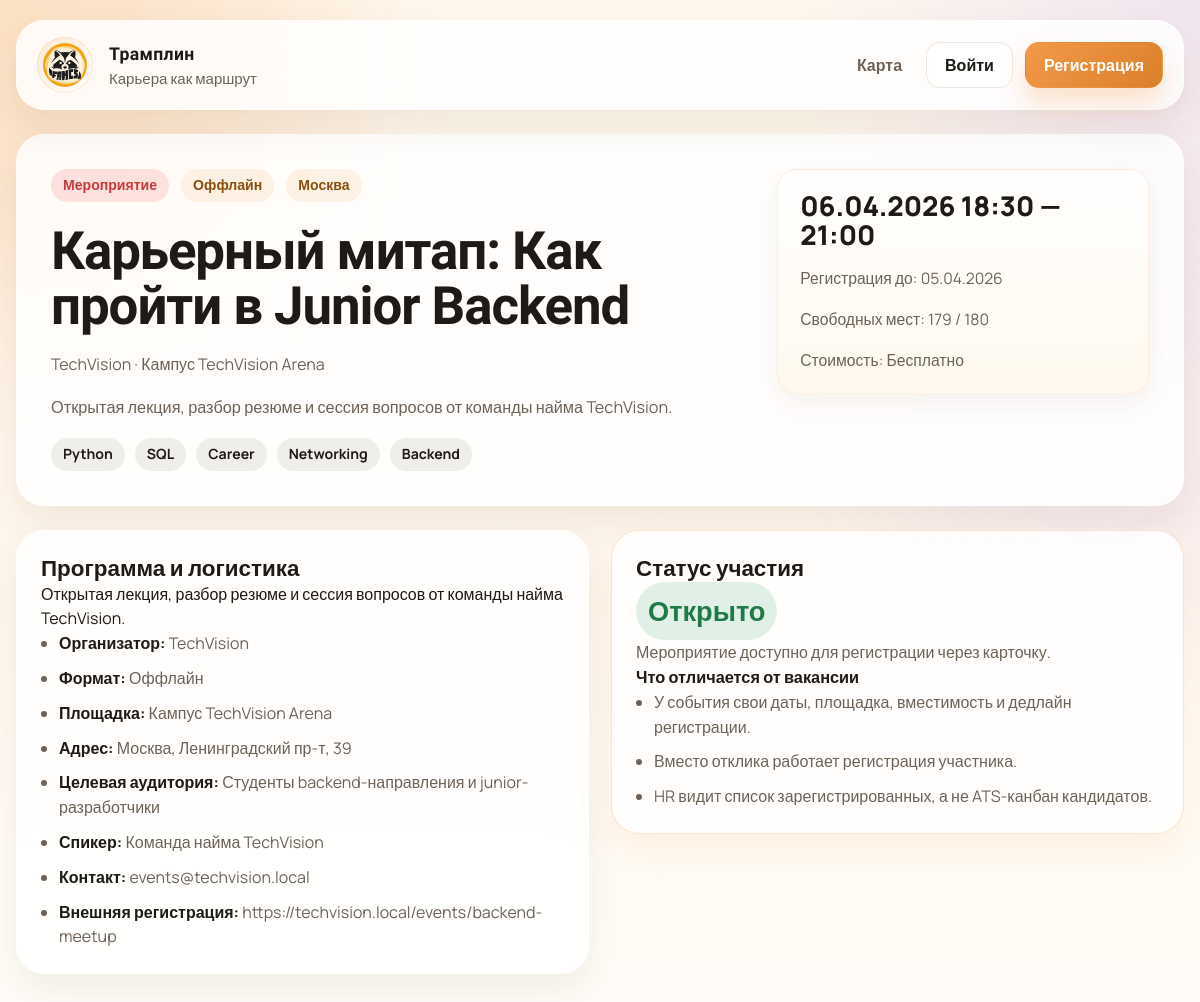
Screenshot of /event/1 with the database file from the repository.
### app/models.py (models this page shows)
class TimestampMixin:
    created_at = db.Column(db.DateTime, default=datetime.now)
    updated_at = db.Column(db.DateTime, default=datetime.now, onupdate=datetime.now)

class Event(TimestampMixin, db.Model):
    id = db.Column(db.Integer, primary_key=True)
    employer_id = db.Column(db.Integer, db.ForeignKey('employer_profile.id'), nullable=False)
    title = db.Column(db.String(180), nullable=False)
    short_description = db.Column(db.Text, nullable=False)
    event_format = db.Column(db.String(30), nullable=False, default='offline')
    city = db.Column(db.String(80), nullable=False)
    address = db.Column(db.String(255))
    venue_name = db.Column(db.String(180), nullable=False)
    latitude = db.Column(db.Float, nullable=False)
    longitude = db.Column(db.Float, nullable=False)
    starts_at = db.Column(db.DateTime, nullable=False)
    ends_at = db.Column(db.DateTime, nullable=False)
    registration_deadline = db.Column(db.Date, nullable=False)
    capacity = db.Column(db.Integer, default=0)
    target_audience = db.Column(db.String(180), nullable=False, default='Студенты и выпускники')
    speaker_name = db.Column(db.String(180), nullable=False, default='Команда работодателя')
    registration_url = db.Column(db.String(255))
    contact_email = db.Column(db.String(255))
    participation_cost = db.Column(db.String(80), nullable=False, default='Бесплатно')
    is_published = db.Column(db.Boolean, default=True)
    moderation_status = db.Column(db.String(30), default='approved')
    employer = db.relationship('EmployerProfile', back_populates='events')
    tags = db.relationship('Tag', secondary=event_tags, lazy='joined')
    registrations = db.relationship('EventRegistration', back_populates='event', cascade='all, delete-orphan')

class EmployerProfile(TimestampMixin, db.Model):
    id = db.Column(db.Integer, primary_key=True)
    user_id = db.Column(db.Integer, db.ForeignKey('user.id'), nullable=False, unique=True)
    company_name = db.Column(db.String(180), nullable=False)
    legal_name = db.Column(db.String(180), nullable=False)
    description = db.Column(db.Text, nullable=False)
    website = db.Column(db.String(255))
    socials = db.Column(db.String(255))
    city = db.Column(db.String(80), nullable=False)
    industry = db.Column(db.String(120), nullable=False)
    office_address = db.Column(db.String(255))
    cover_url = db.Column(db.String(255))
    office_photo_url = db.Column(db.String(255))
    verified_badge = db.Column(db.Boolean, default=False)
    company_inn = db.Column(db.String(12), default='')
    hr_title = db.Column(db.String(120), default='HR manager')
    hr_status = db.Column(db.String(30), default='owner')
    user = db.relationship('User', back_populates='employer_profile')
    opportunities = db.relationship('Opportunity', back_populates='employer', cascade='all, delete-orphan')
    events = db.relationship('Event', back_populates='employer', cascade='all, delete-orphan')
    verification = db.relationship('CompanyVerification', back_populates='employer', uselist=False)

class Tag(TimestampMixin, db.Model):
    id = db.Column(db.Integer, primary_key=True)
    name = db.Column(db.String(80), unique=True, nullable=False)
    category = db.Column(db.String(40), nullable=False, default='skill')

### app/main.py (the view)
    @app.route('/event/<int:event_id>')
    def event_detail(event_id: int):
        event = Event.query.get_or_404(event_id)
        registration = None
        if current_user.is_authenticated and current_user.role == 'student':
            registration = EventRegistration.query.filter_by(
                student_id=current_user.student_profile.id,
                event_id=event.id,
            ).first()
        return render_template(
            'event.html',
            event=event,
            registration=registration,
            seats_left=available_event_seats(event),
        )

### app/services.py (called while the page is built)
def available_event_seats(event: Event) -> int:
    if not event.capacity:
        return 0
    active_statuses = {'registered', 'approved', 'attended'}
    occupied = sum(1 for reg in event.registrations if reg.status in active_statuses)
    return max(event.capacity - occupied, 0)

### app/templates/event.html (shortened to what this page needs)
{% extends 'base.html' %}
{% block content %}
<section class="detail-hero glass">
  <div>
    <div class="chip-row">
      <span class="pill event">Мероприятие</span>
      <span class="chip">{{ format_labels.get(event.event_format, event.event_format) }}</span>
      <span class="chip">{{ event.city }}</span>
    </div>
    <h1>{{ event.title }}</h1>
    <p>{{ event.employer.company_name }} · {{ event.venue_name }}</p>
    <p class="lead">{{ event.short_description }}</p>
    <div class="tag-row">
      {% for tag in event.tags %}<span class="tag">{{ tag.name }}</span>{% endfor %}
    </div>
  </div>
  <div class="salary-card">
    <strong>{{ event.starts_at.strftime('%d.%m.%Y %H:%M') }} — {{ event.ends_at.strftime('%H:%M') }}</strong>
    <span>Регистрация до: {{ event.registration_deadline.strftime('%d.%m.%Y') }}</span>
    <span>Свободных мест: {% if event.capacity %}{{ seats_left }} / {{ event.capacity }}{% else %}без ограничений{% endif %}</span>
    <span>Стоимость: {{ event.participation_cost }}</span>
  </div>
</section>
<section class="detail-grid">
  <article class="glass detail-card">
    <h2>Программа и логистика</h2>
    <p>{{ event.short_description }}</p>
    <ul class="clean-list">
      <li><strong>Организатор:</strong> {{ event.employer.company_name }}</li>
      <li><strong>Формат:</strong> {{ format_labels.get(event.event_format, event.event_format) }}</li>
      <li><strong>Площадка:</strong> {{ event.venue_name }}</li>
      <li><strong>Адрес:</strong> {{ event.address or 'Онлайн' }}</li>
      <li><strong>Целевая аудитория:</strong> {{ event.target_audience }}</li>
      <li><strong>Спикер:</strong> {{ event.speaker_name }}</li>
      <li><strong>Контакт:</strong> {{ event.contact_email or event.employer.user.email }}</li>
      <li><strong>Внешняя регистрация:</strong> {{ event.registration_url or 'не требуется' }}</li>
    </ul>
  </article>
  <aside class="glass detail-card accent-border">
    <h2>Статус участия</h2>
    {% if registration %}
      <strong class="match-score big">{{ event_status_titles[registration.status] }}</strong>
      <p class="muted">Заявка создана {{ registration.created_at.strftime('%d.%m.%Y %H:%M') }}</p>
      <p>{{ registration.note or 'Без комментария для организатора.' }}</p>
    {% else %}
      <strong class="match-score big">Открыто</strong>
      <p class="muted">Мероприятие доступно для регистрации через карточку.</p>
    {% endif %}
    <h3>Что отличается от вакансии</h3>
    <ul class="clean-list">
      <li>У события свои даты, площадка, вместимость и дедлайн регистрации.</li>
      <li>Вместо отклика работает регистрация участника.</li>
      <li>HR видит список зарегистрированных, а не ATS-канбан кандидатов.</li>
    </ul>
  </aside>
</section>
{% endblock %}

### rows the page displays
Event: get "Оффлайн", city "Москва", title "Карьерный митап: Как пройти в Junior Backend", venue_name "Кампус TechVision Arena", short_description "Открытая лекция, разбор резюме и сессия вопросов от команды найма TechVision.", starts_at "06.04.2026 18:30", ends_at "21:00", registration_deadline "05.04.2026", capacity "180", participation_cost "Бесплатно", address "Москва, Ленинградский пр-т, 39", target_audience "Студенты backend-направления и junior-разработчики", speaker_name "Команда найма TechVision", contact_email "events@techvision.local", registration_url "https://techvision.local/events/backend-meetup"
EmployerProfile: employer.company_name "TechVision"
Tag: name "Python"
Tag: name "SQL"
Tag: name "Career"
Tag: name "Networking"
Tag: name "Backend"

### other values shown
{{ seats_left }} "179"
